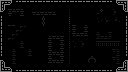

This game map was drawn from its Tiled (.tmx) file and the tilesets committed beside it. A one-line description and the full map source follow:
An orthogonal 16x9 tile map with 8x8 px tiles, 3 tile layers (bg, Tile Layer 1, collision), 8 tilesets.

<map version="1.10" tiledversion="1.11.1.1" orientation="orthogonal" renderorder="right-down" width="16" height="9" tilewidth="8" tileheight="8" infinite="0" backgroundcolor="#000000" nextlayerid="7" nextobjectid="1">
 <editorsettings>
  <export target="menu.lua" format="lua" />
 </editorsettings>
 <tileset firstgid="1" name="Overworld" tilewidth="8" tileheight="8" tilecount="1120" columns="35">
  <image source="Overworld.png" trans="000000" width="280" height="256" />
  <tile id="436">
   <properties>
    <property name="collidable" type="bool" value="true" />
   </properties>
  </tile>
 </tileset>
 <tileset firstgid="1121" name="Trees" tilewidth="8" tileheight="8" tilecount="2992" columns="34">
  <image source="Chroma Noir/Chroma-Noir-8x8/Trees.png" trans="000000" width="272" height="704" />
 </tileset>
 <tileset firstgid="4113" name="Extras" tilewidth="8" tileheight="8" tilecount="230" columns="23">
  <image source="Chroma Noir/Chroma-Noir-8x8/Extras.png" trans="000000" width="184" height="80" />
 </tileset>
 <tileset firstgid="4343" name="Interactables" tilewidth="8" tileheight="8" tilecount="672" columns="14">
  <image source="Chroma Noir/Chroma-Noir-8x8/Interactables.png" trans="000000" width="112" height="384" />
 </tileset>
 <tileset firstgid="5015" name="Patterns-and-Symbols" tilewidth="8" tileheight="8" tilecount="304" columns="8">
  <image source="Chroma Noir/Chroma-Noir-8x8/Patterns-and-Symbols.png" trans="000000" width="64" height="304" />
 </tileset>
 <tileset firstgid="5319" name="Underground" tilewidth="8" tileheight="8" tilecount="1118" columns="26">
  <image source="Underground.png" trans="000000" width="208" height="344" />
 </tileset>
 <tileset firstgid="6437" name="Trees" tilewidth="8" tileheight="8" tilecount="7344" columns="102">
  <image source="Chroma Noir/Chroma-Noir-Jungle-Documented-8x8/Trees.png" trans="000000" width="816" height="576" />
 </tileset>
 <tileset firstgid="13781" name="Frames-and-Banners" tilewidth="8" tileheight="8" tilecount="1792" columns="32">
  <image source="Chroma Noir/Chroma-Noir-User-Interface-8x8/Frames-and-Banners.png" trans="000000" width="256" height="448" />
 </tileset>
 <layer id="6" name="bg" width="16" height="9" opacity="0.44">
  <data encoding="csv">
0,0,0,0,0,0,0,0,0,0,0,0,0,0,0,0,
0,5504,5505,0,5553,5553,5553,0,2147489332,0,0,0,5526,0,5656,0,
0,0,0,0,0,5338,0,0,5631,0,0,0,5629,5630,5682,0,
0,5853,5790,5791,0,5364,0,0,5657,5530,5531,0,0,0,0,0,
0,5790,5791,0,0,0,5507,5508,5683,5556,5557,0,1073747458,1073747459,0,0,
0,0,5661,0,0,0,5533,5534,5657,5655,5656,0,5539,5539,5539,0,
0,5661,0,5661,0,0,5559,5560,5683,0,0,0,0,0,5635,0,
0,5661,0,0,0,0,5559,5560,5683,0,0,5543,0,0,5635,0,
0,0,0,0,0,0,0,0,0,0,0,0,0,0,0,0
</data>
 </layer>
 <layer id="1" name="Tile Layer 1" width="16" height="9">
  <data encoding="csv">
15473,15474,15162,15162,15162,15162,15162,15162,15162,15162,15162,15162,15162,15162,2684370065,2684370033,
15505,15506,0,0,0,0,0,0,0,0,0,0,0,0,2684370066,2684370034,
15193,0,0,0,0,0,0,0,0,0,0,0,0,0,0,15195,
15193,0,0,0,0,0,0,0,0,0,0,0,0,0,0,15195,
15193,0,0,0,0,0,0,0,0,0,0,0,0,0,0,15195,
15193,0,0,0,0,0,0,0,0,0,0,0,0,0,0,15195,
15193,0,0,0,0,0,0,0,0,0,0,0,0,0,0,15195,
1610628210,1610628242,0,0,0,0,0,0,0,0,0,0,0,0,3221240978,3221240977,
1610628209,1610628241,15226,15226,15226,15226,15226,15226,15226,15226,15226,15226,15226,15226,3221240946,3221240945
</data>
 </layer>
 <layer id="2" name="collision" width="16" height="9" opacity="0">
  <data encoding="csv">
437,437,437,437,437,437,437,437,437,437,437,437,437,437,437,437,
437,0,0,0,0,0,0,0,0,0,0,0,0,0,0,437,
437,0,0,0,0,0,0,0,0,0,0,0,0,0,0,437,
437,0,0,0,0,0,0,0,0,0,0,0,0,0,0,437,
437,0,0,0,0,0,0,0,0,0,0,0,0,0,0,437,
437,0,0,0,0,0,0,0,0,0,0,0,0,0,0,437,
437,0,0,0,0,0,0,0,0,0,0,0,0,0,0,437,
437,437,437,437,437,437,437,437,437,437,437,437,437,437,437,437,
0,0,0,0,0,0,0,0,0,0,0,0,0,0,0,0
</data>
 </layer>
</map>
